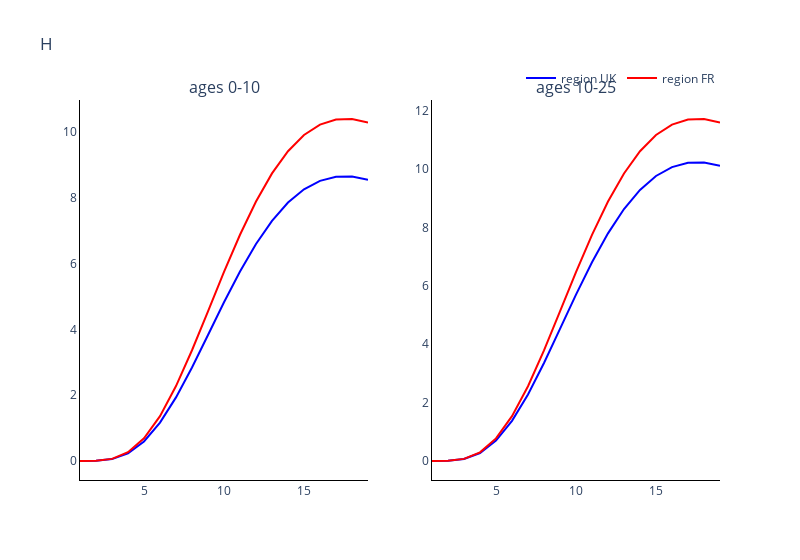
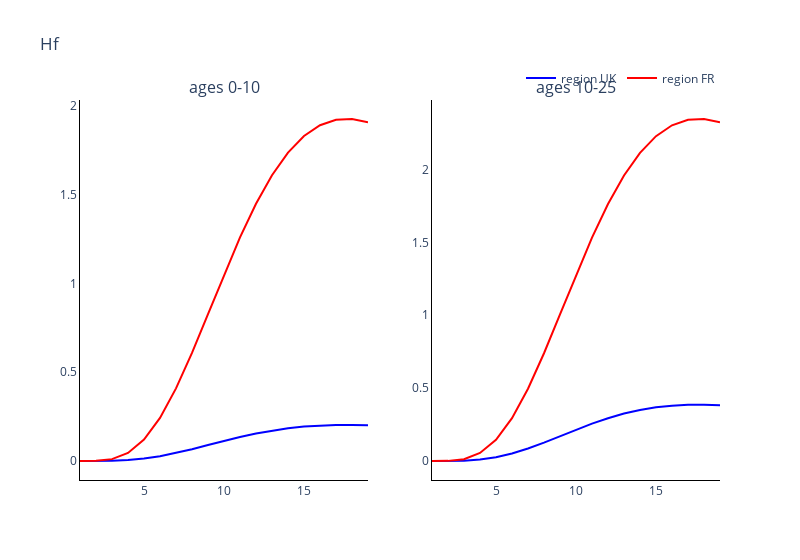
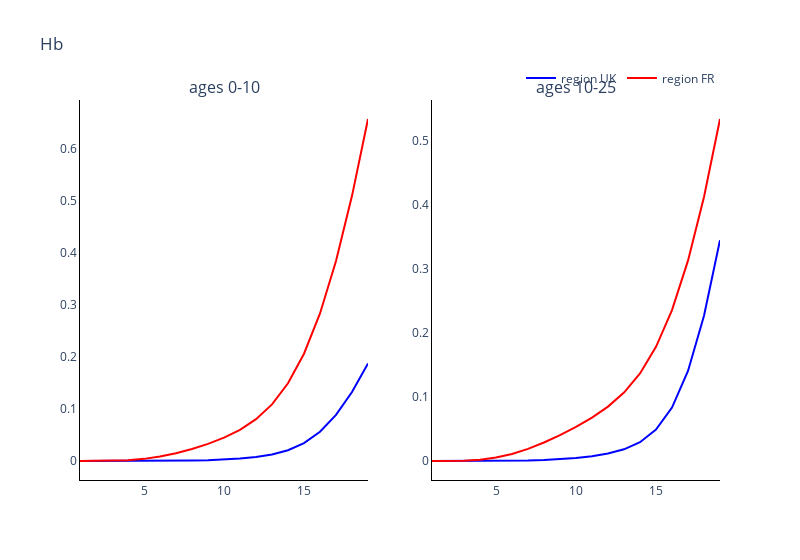

These figures' notebook cell, in order:
### Markdown cell above
### Plot the compartments of the two regions against each other

Hospitalisations

### Code cell
# Trace names - represent the solver used for the simulation
trace_name = ['region {}'.format(r) for r in regions]

# Compartment list - type and age
comparments = []
for n in ['', 'f', 'b', 'w1', 'w2', 'w3']:
    comparments.append('H{}'.format(n))

# Plot for each comparment
for c, comparment in enumerate(comparments):
    fig = go.Figure()
    fig = make_subplots(rows=int(np.ceil(len(age_groups)/2)), cols=2, subplot_titles=tuple('ages {}'.format(a) for a in age_groups))
    # Plot (line plot for each solver method for each age)
    for a, age in enumerate(age_groups):
        if a != 0:
            for o, out in enumerate(outputs):
                fig.add_trace(
                    go.Scatter(
                        y=new_hospitalisation[o][c][:, a],
                        x=parameters.simulation_parameters.times,
                        mode='lines',
                        name=trace_name[o],
                        line_color=colours[o],
                        showlegend=False
                    ),
                    row= int(np.floor(a / 2)) + 1,
                    col= a % 2 + 1
                )
        
        else:
            for o, out in enumerate(outputs):
                fig.add_trace(
                    go.Scatter(
                        y=new_hospitalisation[o][c][:, a],
                        x=parameters.simulation_parameters.times,
                        mode='lines',
                        name=trace_name[o],
                        line_color=colours[o]
                    ),
                    row= int(np.floor(a / 2)) + 1,
                    col= a % 2 + 1
                )

    # Add axis labels
    fig.update_layout(
        boxmode='group',
        title=comparment, 
        width=800,
        plot_bgcolor='white',
        xaxis=dict(linecolor='black'),
        yaxis=dict(linecolor='black'),
        xaxis2=dict(linecolor='black'),
        yaxis2=dict(linecolor='black'),
        xaxis3=dict(linecolor='black'),
        yaxis3=dict(linecolor='black'),
        xaxis4=dict(linecolor='black'),
        yaxis4=dict(linecolor='black'),
        xaxis5=dict(linecolor='black'),
        yaxis5=dict(linecolor='black'),
        xaxis6=dict(linecolor='black'),
        yaxis6=dict(linecolor='black'),
        xaxis7=dict(linecolor='black'),
        yaxis7=dict(linecolor='black'),
        xaxis8=dict(linecolor='black'),
        yaxis8=dict(linecolor='black'),
        legend=dict(
            orientation="h",
            yanchor="bottom",
            y=1.02,
            xanchor="right",
            x=1
        ))

    fig.show()

### Figure 1 — Plotly figure (JSON) as saved in the notebook; plotly's stock layout.template omitted (floating-point values rounded to 4 significant figures)
{"data": [{"line": {"color": "blue"}, "mode": "lines", "name": "region UK", "type": "scatter", "x": [1, 2, 3, 4, 5, 6, 7, 8, 9, 10, 11, 12, 13, 14, 15, 16, 17, 18, 19], "xaxis": "x", "y": [0, 0.005184, 0.05787, 0.2322, 0.5926, 1.165, 1.932, 2.843, 3.829, 4.822, 5.759, 6.595, 7.298, 7.853, 8.255, 8.512, 8.636, 8.642, 8.548], "yaxis": "y"}, {"line": {"color": "red"}, "mode": "lines", "name": "region FR", "type": "scatter", "x": [1, 2, 3, 4, 5, 6, 7, 8, 9, 10, 11, 12, 13, 14, 15, 16, 17, 18, 19], "xaxis": "x", "y": [0, 0.005357, 0.06442, 0.2655, 0.6875, 1.364, 2.277, 3.365, 4.549, 5.743, 6.874, 7.886, 8.739, 9.414, 9.906, 10.22, 10.38, 10.39, 10.28], "yaxis": "y"}, {"line": {"color": "blue"}, "mode": "lines", "name": "region UK", "showlegend": false, "type": "scatter", "x": [1, 2, 3, 4, 5, 6, 7, 8, 9, 10, 11, 12, 13, 14, 15, 16, 17, 18, 19], "xaxis": "x2", "y": [0, 0.006041, 0.06796, 0.2734, 0.6988, 1.375, 2.282, 3.359, 4.526, 5.701, 6.811, 7.8, 8.633, 9.29, 9.768, 10.07, 10.22, 10.23, 10.12], "yaxis": "y2"}, {"line": {"color": "red"}, "mode": "lines", "name": "region FR", "showlegend": false, "type": "scatter", "x": [1, 2, 3, 4, 5, 6, 7, 8, 9, 10, 11, 12, 13, 14, 15, 16, 17, 18, 19], "xaxis": "x2", "y": [0, 0.005974, 0.07223, 0.2983, 0.7733, 1.536, 2.564, 3.791, 5.125, 6.473, 7.749, 8.89, 9.853, 10.61, 11.17, 11.53, 11.7, 11.72, 11.6], "yaxis": "y2"}], "layout": {"annotations": [{"font": {"size": 16}, "showarrow": false, "text": "ages 0-10", "x": 0.225, "xanchor": "center", "xref": "paper", "y": 1, "yanchor": "bottom", "yref": "paper"}, {"font": {"size": 16}, "showarrow": false, "text": "ages 10-25", "x": 0.775, "xanchor": "center", "xref": "paper", "y": 1, "yanchor": "bottom", "yref": "paper"}], "boxmode": "group", "legend": {"orientation": "h", "x": 1, "xanchor": "right", "y": 1.02, "yanchor": "bottom"}, "plot_bgcolor": "white", "title": {"text": "H"}, "width": 800, "xaxis": {"anchor": "y", "domain": [0, 0.45], "linecolor": "black"}, "xaxis2": {"anchor": "y2", "domain": [0.55, 1], "linecolor": "black"}, "xaxis3": {"linecolor": "black"}, "xaxis4": {"linecolor": "black"}, "xaxis5": {"linecolor": "black"}, "xaxis6": {"linecolor": "black"}, "xaxis7": {"linecolor": "black"}, "xaxis8": {"linecolor": "black"}, "yaxis": {"anchor": "x", "domain": [0, 1], "linecolor": "black"}, "yaxis2": {"anchor": "x2", "domain": [0, 1], "linecolor": "black"}, "yaxis3": {"linecolor": "black"}, "yaxis4": {"linecolor": "black"}, "yaxis5": {"linecolor": "black"}, "yaxis6": {"linecolor": "black"}, "yaxis7": {"linecolor": "black"}, "yaxis8": {"linecolor": "black"}}}

### Figure 2 — Plotly figure (JSON) as saved in the notebook; plotly's stock layout.template omitted (floating-point values rounded to 4 significant figures)
{"data": [{"line": {"color": "blue"}, "mode": "lines", "name": "region UK", "type": "scatter", "x": [1, 2, 3, 4, 5, 6, 7, 8, 9, 10, 11, 12, 13, 14, 15, 16, 17, 18, 19], "xaxis": "x", "y": [0, 0.0001186, 0.001343, 0.005413, 0.01385, 0.02728, 0.04529, 0.06669, 0.08988, 0.1132, 0.1353, 0.155, 0.1715, 0.1846, 0.1941, 0.2002, 0.2031, 0.2033, 0.2011], "yaxis": "y"}, {"line": {"color": "red"}, "mode": "lines", "name": "region FR", "type": "scatter", "x": [1, 2, 3, 4, 5, 6, 7, 8, 9, 10, 11, 12, 13, 14, 15, 16, 17, 18, 19], "xaxis": "x", "y": [0, 0.0007833, 0.0106, 0.04556, 0.1207, 0.2429, 0.4093, 0.6093, 0.8279, 1.05, 1.261, 1.45, 1.61, 1.738, 1.831, 1.892, 1.923, 1.927, 1.909], "yaxis": "y"}, {"line": {"color": "blue"}, "mode": "lines", "name": "region UK", "showlegend": false, "type": "scatter", "x": [1, 2, 3, 4, 5, 6, 7, 8, 9, 10, 11, 12, 13, 14, 15, 16, 17, 18, 19], "xaxis": "x2", "y": [0, 0.0002177, 0.002506, 0.01016, 0.02609, 0.05147, 0.08557, 0.1261, 0.1701, 0.2144, 0.2563, 0.2937, 0.3252, 0.3501, 0.3682, 0.3797, 0.3853, 0.3857, 0.3816], "yaxis": "y2"}, {"line": {"color": "red"}, "mode": "lines", "name": "region FR", "showlegend": false, "type": "scatter", "x": [1, 2, 3, 4, 5, 6, 7, 8, 9, 10, 11, 12, 13, 14, 15, 16, 17, 18, 19], "xaxis": "x2", "y": [0, 0.0009247, 0.0127, 0.05487, 0.1458, 0.294, 0.496, 0.7391, 1.005, 1.275, 1.532, 1.763, 1.958, 2.114, 2.228, 2.303, 2.34, 2.346, 2.323], "yaxis": "y2"}], "layout": {"annotations": [{"font": {"size": 16}, "showarrow": false, "text": "ages 0-10", "x": 0.225, "xanchor": "center", "xref": "paper", "y": 1, "yanchor": "bottom", "yref": "paper"}, {"font": {"size": 16}, "showarrow": false, "text": "ages 10-25", "x": 0.775, "xanchor": "center", "xref": "paper", "y": 1, "yanchor": "bottom", "yref": "paper"}], "boxmode": "group", "legend": {"orientation": "h", "x": 1, "xanchor": "right", "y": 1.02, "yanchor": "bottom"}, "plot_bgcolor": "white", "title": {"text": "Hf"}, "width": 800, "xaxis": {"anchor": "y", "domain": [0, 0.45], "linecolor": "black"}, "xaxis2": {"anchor": "y2", "domain": [0.55, 1], "linecolor": "black"}, "xaxis3": {"linecolor": "black"}, "xaxis4": {"linecolor": "black"}, "xaxis5": {"linecolor": "black"}, "xaxis6": {"linecolor": "black"}, "xaxis7": {"linecolor": "black"}, "xaxis8": {"linecolor": "black"}, "yaxis": {"anchor": "x", "domain": [0, 1], "linecolor": "black"}, "yaxis2": {"anchor": "x2", "domain": [0, 1], "linecolor": "black"}, "yaxis3": {"linecolor": "black"}, "yaxis4": {"linecolor": "black"}, "yaxis5": {"linecolor": "black"}, "yaxis6": {"linecolor": "black"}, "yaxis7": {"linecolor": "black"}, "yaxis8": {"linecolor": "black"}}}

### Figure 3 — Plotly figure (JSON) as saved in the notebook; plotly's stock layout.template omitted (floating-point values rounded to 4 significant figures)
{"data": [{"line": {"color": "blue"}, "mode": "lines", "name": "region UK", "type": "scatter", "x": [1, 2, 3, 4, 5, 6, 7, 8, 9, 10, 11, 12, 13, 14, 15, 16, 17, 18, 19], "xaxis": "x", "y": [0, 4.632e-07, 5.518e-06, 2.409e-05, 7.052e-05, 0.0001707, 0.0003745, 0.0007684, 0.00148, 0.002679, 0.0046, 0.007643, 0.01257, 0.02078, 0.03443, 0.05623, 0.08859, 0.1326, 0.1873], "yaxis": "y"}, {"line": {"color": "red"}, "mode": "lines", "name": "region FR", "type": "scatter", "x": [1, 2, 3, 4, 5, 6, 7, 8, 9, 10, 11, 12, 13, 14, 15, 16, 17, 18, 19], "xaxis": "x", "y": [0, 2.06e-05, 0.0003262, 0.001488, 0.004097, 0.008516, 0.01483, 0.02295, 0.03283, 0.04483, 0.06, 0.08036, 0.1089, 0.1494, 0.2062, 0.2836, 0.3844, 0.5097, 0.6575], "yaxis": "y"}, {"line": {"color": "blue"}, "mode": "lines", "name": "region UK", "showlegend": false, "type": "scatter", "x": [1, 2, 3, 4, 5, 6, 7, 8, 9, 10, 11, 12, 13, 14, 15, 16, 17, 18, 19], "xaxis": "x2", "y": [0, 1.347e-06, 1.624e-05, 6.951e-05, 0.0001945, 0.0004379, 0.0008749, 0.001621, 0.002831, 0.004699, 0.007485, 0.01166, 0.01825, 0.02937, 0.04899, 0.08339, 0.1404, 0.2265, 0.3445], "yaxis": "y2"}, {"line": {"color": "red"}, "mode": "lines", "name": "region FR", "showlegend": false, "type": "scatter", "x": [1, 2, 3, 4, 5, 6, 7, 8, 9, 10, 11, 12, 13, 14, 15, 16, 17, 18, 19], "xaxis": "x2", "y": [0, 2.577e-05, 0.0004193, 0.001927, 0.005308, 0.01098, 0.01895, 0.02888, 0.04035, 0.05315, 0.06761, 0.08482, 0.1068, 0.1366, 0.178, 0.2354, 0.3126, 0.4119, 0.5335], "yaxis": "y2"}], "layout": {"annotations": [{"font": {"size": 16}, "showarrow": false, "text": "ages 0-10", "x": 0.225, "xanchor": "center", "xref": "paper", "y": 1, "yanchor": "bottom", "yref": "paper"}, {"font": {"size": 16}, "showarrow": false, "text": "ages 10-25", "x": 0.775, "xanchor": "center", "xref": "paper", "y": 1, "yanchor": "bottom", "yref": "paper"}], "boxmode": "group", "legend": {"orientation": "h", "x": 1, "xanchor": "right", "y": 1.02, "yanchor": "bottom"}, "plot_bgcolor": "white", "title": {"text": "Hb"}, "width": 800, "xaxis": {"anchor": "y", "domain": [0, 0.45], "linecolor": "black"}, "xaxis2": {"anchor": "y2", "domain": [0.55, 1], "linecolor": "black"}, "xaxis3": {"linecolor": "black"}, "xaxis4": {"linecolor": "black"}, "xaxis5": {"linecolor": "black"}, "xaxis6": {"linecolor": "black"}, "xaxis7": {"linecolor": "black"}, "xaxis8": {"linecolor": "black"}, "yaxis": {"anchor": "x", "domain": [0, 1], "linecolor": "black"}, "yaxis2": {"anchor": "x2", "domain": [0, 1], "linecolor": "black"}, "yaxis3": {"linecolor": "black"}, "yaxis4": {"linecolor": "black"}, "yaxis5": {"linecolor": "black"}, "yaxis6": {"linecolor": "black"}, "yaxis7": {"linecolor": "black"}, "yaxis8": {"linecolor": "black"}}}
